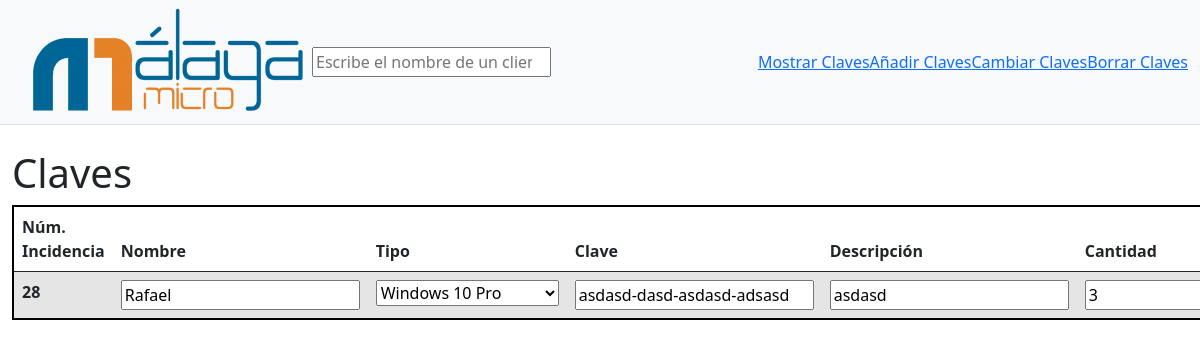
The app's page /cambiar_claves2.php?id=28 with its own data.
### tables this page shows
CREATE TABLE `claves` (
  `num_inc` int(4) NOT NULL,
  `nombre` varchar(50) NOT NULL,
  `tipo` int(40) NOT NULL,
  `clave` varchar(500) NOT NULL,
  `descripcion` varchar(1000) NOT NULL,
  `cantidad` int(5) NOT NULL,
  `estado` int(15) NOT NULL
);

CREATE TABLE `tipo` (
  `id_tipo` int(11) NOT NULL,
  `tipo` varchar(40) NOT NULL
);

### cambiar_claves2.php (the view, shortened to what this page needs)
<!DOCTYPE html>
<html lang="en">
<head>
  <link href="css/styles.css" rel="stylesheet" />
  <link href="css/css.scss" rel="stylesheet" />
  <link href="https://cdn.jsdelivr.net/npm/bootstrap@5.0.1/dist/css/bootstrap.min.css" rel="stylesheet">
</head>
<body>
  <div class="d-flex" id="wrapper">
    <div id="page-content-wrapper">
      <?php
       include 'nav2.php';
       ?>
<div class="container-fluid" id="resultado">
  <h1 class="mt-4">Claves</h1>
  <?PHP
  include "conexion.php";
  $id = $_GET['id'];
  $consulta= "SELECT * FROM claves Where num_inc = '$id'";
  if ($resultado = $conexion->query($consulta)) {
    ?>
    <table style="border: solid black 2px" class="table table-hover">
      <thead>
        <tr>
          <th scope="col">Núm. Incidencia</th>
          <th scope="col">Nombre</th>
          <th scope="col">Tipo</th>
          <th scope="col">Clave</th>
          <th scope="col">Descripción</th>
          <th scope="col">Cantidad</th>
        </tr>
      </thead>
      <?php
      $consulta1 = "SELECT * FROM tipo";
      $resultado1 = $conexion->query($consulta1);
      $contador = mysqli_num_rows($resultado1);
      $valor = 1;
      echo '<form method="POST" action="cambiar_claves3.php?id='.$id.'">';
      while ($linea = $resultado->fetch_assoc()) {
        if($valor == 1)
        {
          echo '<tbody>
          <tr class="table-active">
          <th scope="row">'.$linea['num_inc'].'</th>
          <td><input type="text" name="nombre" value="'.$linea['nombre'].'"></td>';
          echo '<td><select name="tipo">';
          for($i=0;$i<$contador;$i++){
            $linea1 = $resultado1->fetch_assoc();
            ?>
            <option
            <?php if($linea['tipo'] == $linea1['id_tipo']){
              echo "selected";
            }?>
            value="<?php echo $linea1['id_tipo']; ?>"><?php echo $linea1['tipo']; ?></option>
            <?php
          }
            $estados = "SELECT * FROM estado";
            $resultados = $conexion->query($estados);
            $contador = mysqli_num_rows($resultados);
            echo '</select></td>';
            echo'
          <td><input type="text" name="clave" value="'.$linea['clave'].'"></td>
          <td><input type="text" name="descripcion" value="'.$linea['descripcion'].'"></td>
          <td><input type="text" name="cantidad" value="'.$linea['cantidad'].'"></td>
          <td>
          <select name="estado">';
            ?>
            <?php
        echo '</select>
          </td>
          <td><button name="BT" id="btn_send" type="submit" value="Cambiar">Cambiar</td>
          </tr>
          ';
          $valor = 2;
        }
      };
      echo'</tbody>
      </table>';
    };
    ?>
  </div>
</div>
</div>
<?php
include 'footer.php';
?>

### records on screen
claves: num_inc "28", nombre "Rafael", tipo "Windows 10 Pro", clave "asdasd-dasd-asdasd-adsasd", descripcion "asdasd", cantidad "3"
